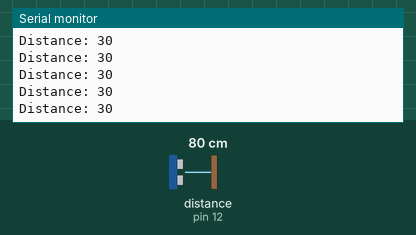
This sketch was run on a simulated Arduino Uno, built with avr-gcc and run on an emulated ATmega328P. On the bench: the last lines printed to the serial monitor. Wiring (inferred from the names in the program): ultrasonic range finder: trigger pin 11; echo pin 12. The inputs (shaded band) are chosen by the test bench; at power-on: distance to the obstacle (sensor on pin 12) 80 cm. The echo pulse lasts 58.3 µs per cm.

Above: at 1.2 s.
1.3 s: distance to the obstacle (sensor on pin 12) set to 2 cm
At 2.1 s:
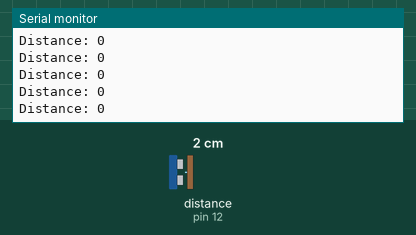
4.3 s: distance to the obstacle (sensor on pin 12) set to 299 cm
At 5.4 s:
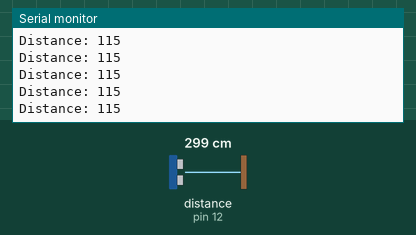
7.3 s: distance to the obstacle (sensor on pin 12) set to 4 cm
At 8.3 s:
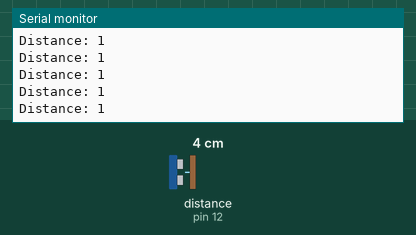
10.3 s: distance to the obstacle (sensor on pin 12) set to 35 cm
At 10.9 s:
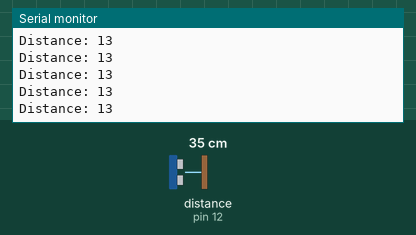
13.3 s: distance to the obstacle (sensor on pin 12) set to 250 cm
At 13.8 s:
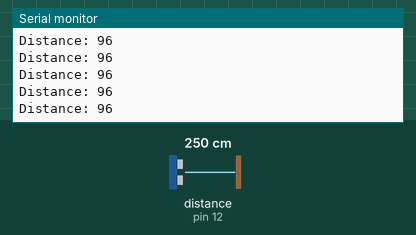
Timing chart, 0 to 16.3 s (numbered marks = the images above; inputs shaded):
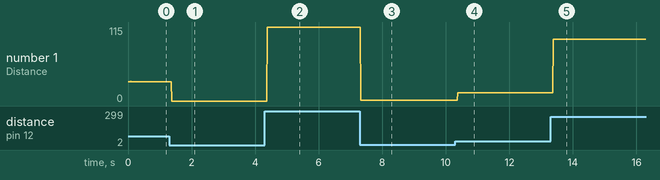

The sketch:

Echo_Test.ino
```cpp
// Ultrasonic Sensor Test
// Author: J. Martin 4/8/2023

// Defining trig and echo pins
#define trigPin 11
#define echoPin 12

// Variable for ultrasonic sensor
int distance;

void setup() {

  // Setting ultrasonic pins
  pinMode( trigPin, OUTPUT );
  pinMode( echoPin, INPUT );

  // Begin serial output...
  Serial.begin( 9600 );

}

void loop() {

  distance = readDistance( );

  // Prints distance in serial output
  Serial.print("Distance: ");
  Serial.println( distance );

}

int readDistance( ) {
  long duration;
  int distance;

    // Clearing ultrasonic trigger pin
  digitalWrite( trigPin, LOW );
  delayMicroseconds( 2 );

  // Send 10uS pulse
  digitalWrite( trigPin, HIGH );
  delayMicroseconds( 10 );
  digitalWrite( trigPin, LOW );

  // Read 10uS pulse
  duration = pulseIn( echoPin, HIGH );

  // Calculate distance
  distance = ( duration * 0.0133 ) / 2;

  // Return distance
  return distance;
}
```

Measured:
- after the input at 1.3 s, the serial monitor: prints a new line after 0.07 s (image 1)
- after the input at 4.3 s, the serial monitor: prints a new line after 0.08 s (image 2)
- after the input at 7.3 s, the serial monitor: prints a new line at once (image 3)
- after the input at 10.3 s, the serial monitor: prints a new line after 0.08 s (image 4)
- after the input at 13.3 s, the serial monitor: prints a new line after 0.08 s (image 5)
- plotted number 1: 30 → 0 after the input at 1.3 s, 0 → 115 after the input at 4.3 s, 115 → 1 after the input at 7.3 s, 1 → 13 after the input at 10.3 s, 13 → 9 after the input at 13.3 s
